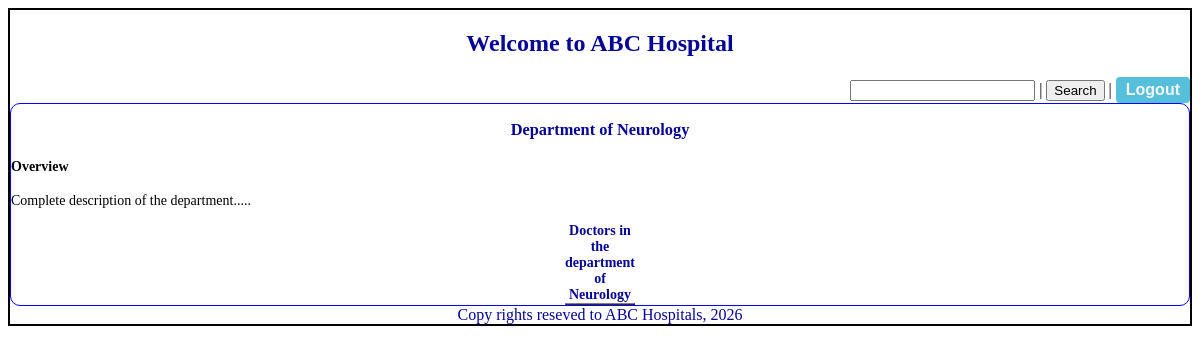
The app's page /drs_by_spl/Neurology, older data.
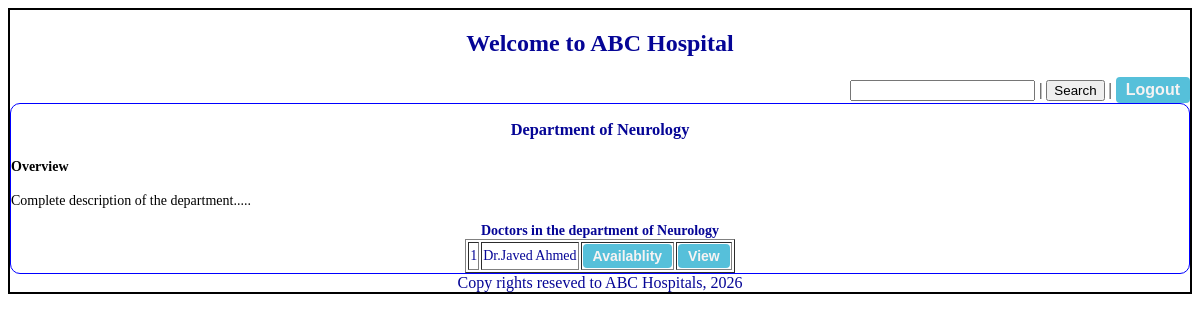
The same page, newer data.
### models.py (models this page shows)
class Dr_Profile(db.Model):
    __tablename__='dr_profile'
    id=db.Column(db.Integer,primary_key=True)
    dr_id=db.Column(db.Integer,db.ForeignKey('user_credentials.id'),nullable=False) #linking child to parent
    full_name=db.Column(db.String,nullable=False)
    address=db.Column(db.String,nullable=False)
    spl=db.Column(db.String,nullable=False)
    exp=db.Column(db.Float,nullable=False)
    phno=db.Column(db.String,nullable=False)
    status=db.Column(db.Integer,nullable=False,default=0) #0-register, 1-approved, 2-deactivated

### controller.py (the view)
@app.route("/drs_by_spl/<spl>")
def dr_list_by_spl(spl):
    drs = db.session.query(Dr_Profile.id,Dr_Profile.full_name,Dr_Profile.spl,Dr_Profile.dr_id).filter(Dr_Profile.spl == spl).all()
    return render_template("dept_details.html",drs=drs,spl=spl)

### templates/dept_details.html
{% extends "base.html" %}
{% block content %}
<div class="dashboard-form">
        <div class="center"><h3>Department of {{spl}}</h3></div>
        <h4>Overview</h4>
        <div>
            <p>Complete description of the department.....</p>
        </div>
        <table class="center" name="doctors" border="1">
        <caption><b>Doctors in the department of {{spl}}</b> </caption>
        {%for d in drs%}
            <tr><td>{{d.id}}</td><td>{{d.full_name}}</td><td><a href="/book_appointment/{{d.dr_id}}" class='btn-link btn-info'>Availablity</a></td><td><a href="/dr_details/{{d.id}}" class='btn-link btn-info'>View</a></td></tr>
        {%endfor%}
        </table>
    </div>
{%endblock%}

Row changes from the older to the newer data that the page shows:
now on this page (row edited): Dr_Profile: spl "Neurology", id "1", full_name "Dr.Javed Ahmed"
Text that changed along with them:
{{ spl }}: "Neurology" → (not shown)
